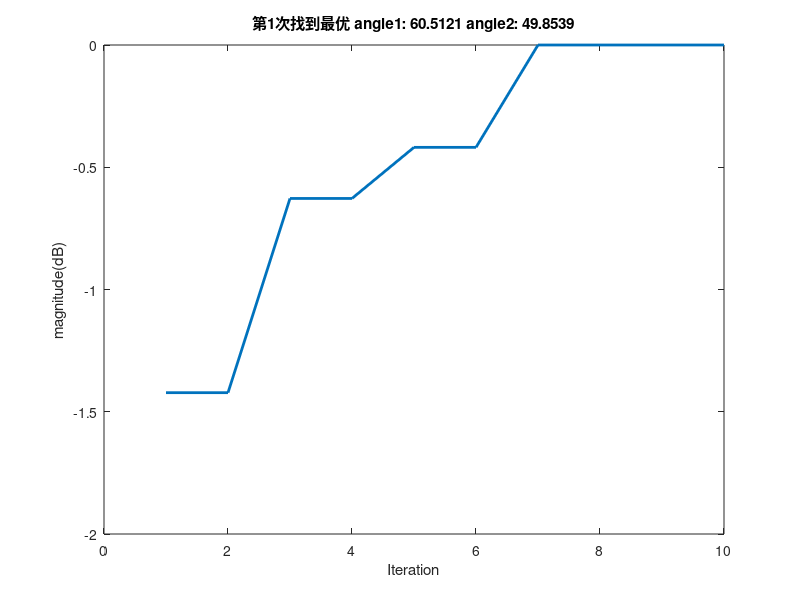
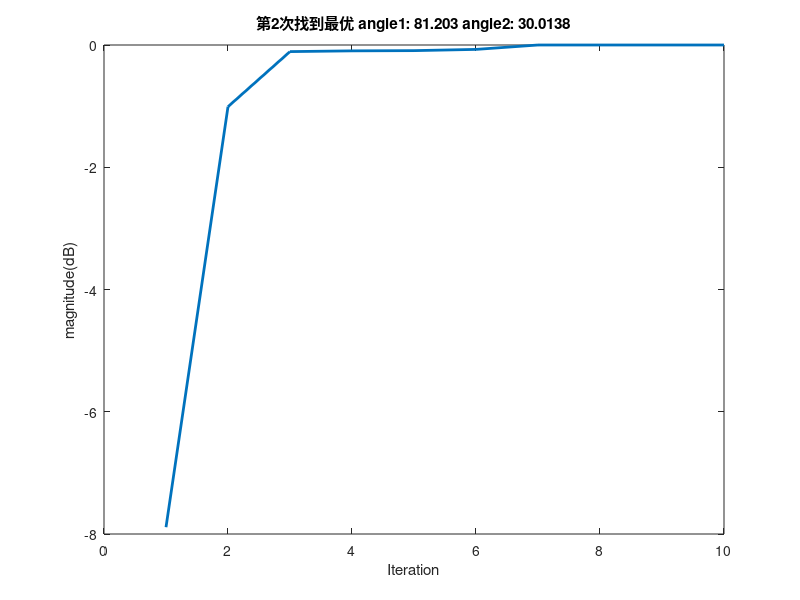
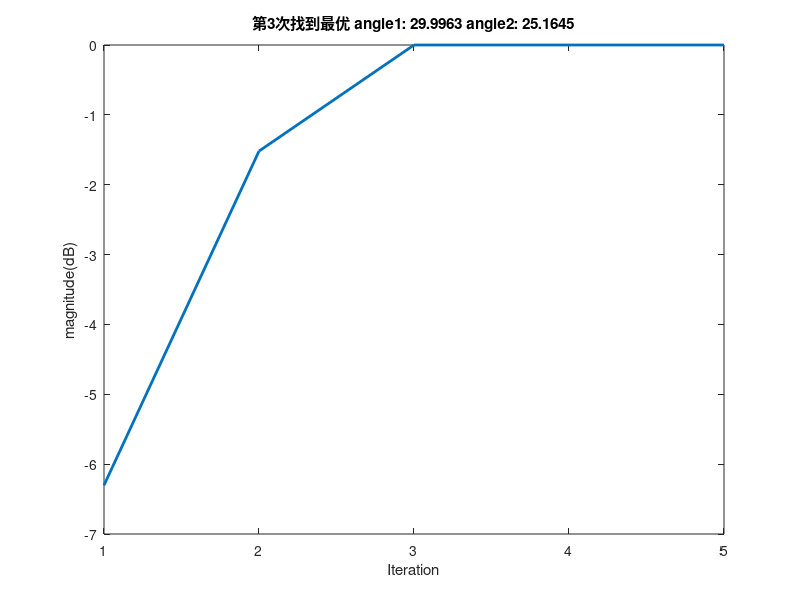
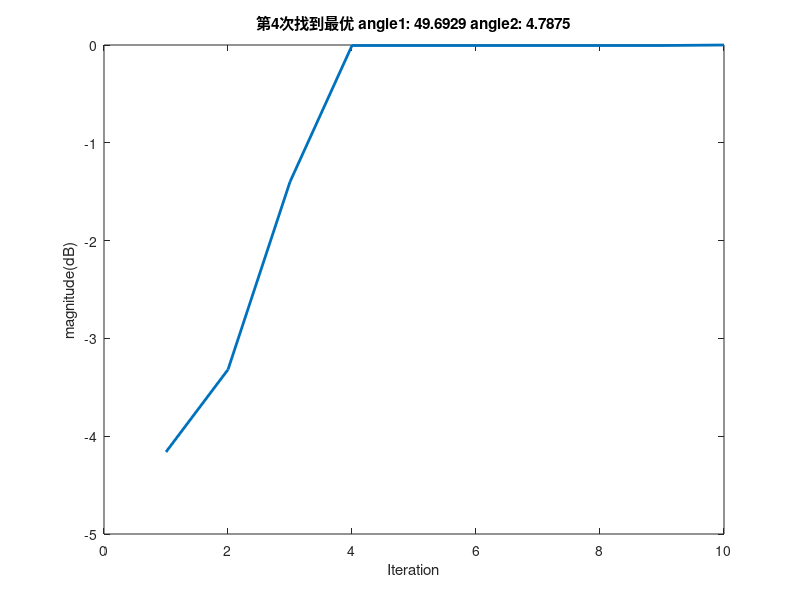

Recreate these plots in MATLAB, in order.
%
% Copyright (c) 2015, Yarpiz (www.yarpiz.com)
% All rights reserved. Please read the "license.txt" for license terms.
%
% Project Code: YOEA112
% Project Title: Implementation of Firefly Algorithm (FA) in MATLAB
% Publisher: Yarpiz (www.yarpiz.com)
%
% Developer: S. Mostapha Kalami Heris (Member of Yarpiz Team)
%
% Contact Info: sm.kalami@gmail.com, info@yarpiz.com
%

clc;
clear;
close all;

%% Problem Definition

nVar=2;             % Number of Decision Variables,两个变量第一变量是theta，第二变量是fe
VarSize=[1 nVar];   % Size of Decision Variables Matrix
VarMin= 0;          % Lower Bound of Variables,注意上下限要保持一致
VarMax= 90;         % Upper Bound of Variables
rad=pi/180;                               %角度->弧度
deg=180/pi;                               %弧度->角度
twpi=2*pi;
kelm=8;                                   %阵元数
dd=0.5;                                   %阵元间距
d=0:dd:(kelm-1)*dd;                       %X轴阵元分布
d1=dd:dd:(kelm-1)*dd;                     %Y轴阵元分布

iwave = 5;                                   %信源数
theta =[10 30 50 60 80];                     %待观测真实角度数据值1
fe=[15 25 5 50 30];                          %待观测真实角度数据值2

snr=10;                                   %信噪比
n=200;                                    %采样数


%% Firefly Algorithm Parameters

MaxIt=1000;         % Maximum Number of Iterations

nPop=25;            % Number of Fireflies (Swarm Size)

gamma=1;            % Light Absorption Coefficient

beta0=2;            % Attraction Coefficient Base Value

alpha=0.2;          % Mutation Coefficient

alpha_damp=0.98;    % Mutation Coefficient Damping Ratio

delta=0.05*(VarMax-VarMin);     % Uniform Mutation Range

m=2;

if isscalar(VarMin) && isscalar(VarMax)
    dmax = (VarMax-VarMin)*sqrt(nVar);
else
    dmax = norm(VarMax-VarMin);
end


%% 搜索过程
angel = [];                     % 搜索获得的角度
count=0;counta=1;               % count表示得到的局部最优解的个数，counta表示找到的最优个数
BestC = [];                     % 存储找到的所有最优功率和所有最优角度
BestP = [];
while counta <= iwave                   % 信源数即为局部最优解的个数
    alpha=0.2;          % Mutation Coefficient
    count=count+1;
    disp(['--->第',num2str(count),'次尝试寻找最优角度']);

    %% Function And Init
    Ax=exp(-1i*twpi*d.'*(sin(theta*rad).*cos(fe*rad)));%X轴上阵元对应的方向矩阵
    Ay=exp(-1i*twpi*d1.'*(sin(theta*rad).*sin(fe*rad)));%Y轴上阵元对应的方向矩阵
    A=[Ax;Ay];
    S=randn(iwave,n);
    X=A*S;                                            %接受信号
    X1=awgn(X,snr,'measured');                        %加入高斯白噪声
    Rxx=X1*X1'/n;                                     %自相关函数
    [EV,D]=eig(Rxx);                                  %求矩阵的特征向量和特征值
    [EVA,I]=sort(diag(D).');                          %特征值按升值排序
    EV=fliplr(EV(:,I));                               %左右翻转，特征值按降序排序
    Un=EV(:,iwave+1:end);                             %噪声子空间
  

    %% Initialization

    % Empty Firefly Structure
    firefly.Position=[];
    firefly.Cost=[];


    % Initialize Population Array
    pop=repmat(firefly,nPop,1);

    % Initialize Best Solution Ever Found
    BestSol.Cost=inf;

    % Create Initial Fireflies
    for i=1:nPop
        pop(i).Position=unifrnd(VarMin,VarMax,VarSize);

        phim1=rad*pop(i).Position(1);
        phim2=rad*pop(i).Position(2);
        a1=exp(-1i*twpi*d.'*sin(phim1)*cos(phim2));
        a2=exp(-1i*twpi*d1.'*sin(phim1)*sin(phim2));
        a=[a1;a2];
        SP=1/(a'*(Un*Un')*a);
        SP=abs(SP);
        pop(i).Cost=-SP;                    %计算评价值

        if pop(i).Cost<=BestSol.Cost
            BestSol=pop(i);                 %评价函数越小越好
        end
    end

    % Array to Hold Best Cost Values
    BestCost=[];
    BestPosition=[];

    %% Firefly Algorithm Main Loop

    for it=1:MaxIt
        newpop=repmat(firefly,nPop,1);
        for i=1:nPop
            newpop(i).Cost = inf;
            for j=1:nPop
                if pop(j).Cost < pop(i).Cost              %通过遍历所有来影响i萤火虫
                    rij=norm(pop(i).Position-pop(j).Position)/dmax;    %i j的距离
                    beta=beta0*exp(-gamma*rij^m);                %吸引力

                    %e=delta*unifrnd(VarMin/10,VarMax/10,VarSize);
                    e=delta*randn(VarSize);                      %e为正态分布的随机值

                    newsol.Position = pop(i).Position ...
                        + beta*rand(VarSize).*(pop(j).Position-pop(i).Position) ...
                        + alpha*e;

                    newsol.Position=max(newsol.Position,VarMin);
                    newsol.Position=min(newsol.Position,VarMax);

                    phim1=rad*newsol.Position(1);
                    phim2=rad*newsol.Position(2);
                    a1=exp(-1i*twpi*d.'*sin(phim1)*cos(phim2));
                    a2=exp(-1i*twpi*d1.'*sin(phim1)*sin(phim2));
                    a=[a1;a2];
                    SP=1/(a'*(Un*Un')*a);
                    SP=abs(SP);
                    newsol.Cost=-SP;                  %计算新位置评价值

                    if newsol.Cost <= newpop(i).Cost   %新的值比原来的更好则替换
                        newpop(i) = newsol;
                        if newpop(i).Cost<=BestSol.Cost   %全局最优解的替换
                            BestSol=newpop(i);
                        end
                    end

                end

            end

        end                    % 通过优质位置改变劣势位置来到达更好的情况

        % Merge
        pop=[pop
            newpop];  %#ok

        % Sort
        aaa=[pop.Cost];
        [~, SortOrder]=sort([pop.Cost]);
        pop=pop(SortOrder);                    %通过cost关键字将POP排序

        % Truncate
        pop=pop(1:nPop);                       %只取合并之后的前一半的数据

        % Show Iteration Information
        %disp(['Iteration ' num2str(it) ': Best Cost = ' num2str(BestCost(it))]);

        % Damp Mutation Coefficient
        alpha = alpha*alpha_damp;

        % Store Best Cost Ever Found
        BestCost(it,:) = BestSol.Cost;
        BestPosition(it,:) = BestSol.Position;


        if mod(it,5) == 0  % 每隔5次数打印一次
  
            disp(['  Iteration ' num2str(it) ': Best Cost = ' num2str(BestCost(it)) ...
                ' Angle1 = ' num2str(BestPosition(it,1)) ' Angle2 = ' num2str(BestPosition(it,2)) ]);
            
            % 判断是否连续5个都相差在0.25度范围内,是则跳出，
            % 判断是否陷入局部，超过5次角度接近相似，跳出循环，重新初始化寻找
            if all(abs(BestPosition(it-4:it-1,:)-BestPosition(it,:))<=1)                    
                break;
            end
        end
    end  

    %% 判断寻找到的角度是否重复，如果重复则不存储
    if count == 1
        angel(counta,:) = BestPosition(it,:); 
    else        
        if all(abs(angel-BestPosition(it,:))>1)   %判断是否找到相似角度，超过1.5度，不相似可以存储
            angel(counta,:) = BestPosition(it,:);  
        else
            continue; 
        end
    end
    disp([' * 找到 ', num2str(counta),' 组最优角度']);

    % 计算功率
    CostRate=abs(BestCost);
    CostRate_Max=max(CostRate);
    CostRate=10*log10(CostRate/CostRate_Max);

    % 绘画出适应度函数值
    figure;
    plot(CostRate,'LineWidth',2);
    title(['第',num2str(counta),'次找到最优',' angle1: ',num2str(angel(counta,1)),' angle2: ',num2str(angel(counta,2))]);
    xlabel('Iteration');
    ylabel('magnitude(dB)');

    % 存储找到的最优功率和最优角度
    BestC=[BestC;CostRate];
    BestP=[BestP;BestPosition];
    
    counta = counta+1;        
end

figure; % 真实与实验获得对比
[sorted_theta_fe,order1]=sortrows([theta',fe']);
[sorted_angel,order2]=sortrows(angel);   %以第一个角的大小进行排序
             

plot(sorted_theta_fe(:,1),sorted_theta_fe(:,2),"r",'LineWidth',2);
hold on

plot(sorted_theta_fe(:,1),sorted_theta_fe(:,2),'*b','MarkerSize',10,'LineWidth',1.5)
hold on

scatter(sorted_angel(:,1),sorted_angel(:,2),'g','LineWidth',1.5);

legend('真实角度波形','真实角度','实验角度')
title(' 真实与实验获得对比 ');
xlabel('theta');
ylabel('fe');
set(gca,'XTick',0:15:90)
set(gca,'YTick',0:15:90)
grid on;

figure; % 所有寻找到的功率变化
plot(BestC,'LineWidth',2);
title('所有寻找到的功率变化');
xlabel('Iteration');
ylabel('magnitude/(dB)');

figure; % 所有寻找到的角度变化
plot(BestP(:,1),'LineWidth',2);
hold on
plot(BestP(:,2),'LineWidth',2);
legend('theta','fe')
title('所有寻找到的角度变化');
xlabel('Iteration');
ylabel('angle/(度)');
angel